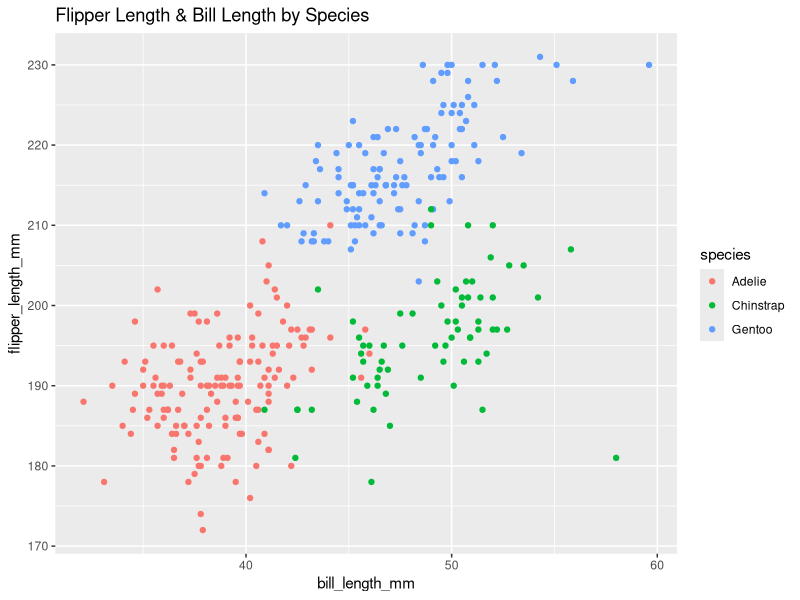
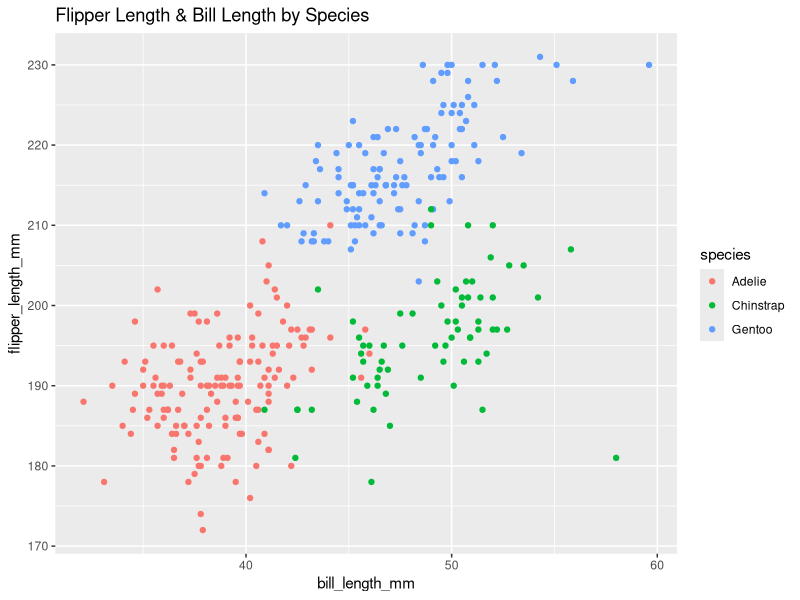

Source code (R) for these figures, in order:
## ---- chunk 1
library(tidyverse)
## ---- chunk 2
prob1_df =
  tibble(
    samp = rnorm(10),
    samp_gt_0 = samp > 0, 
    char_vec = c("a", "b", "c", "d", "e", "f", "g", "h", "i", "j"), 
    factor_vec = factor(c("low", "low", "low", "mod", "mod", "mod", "mod", "high", "high", "high"))
)
## ---- chunk 3
mean(pull(prob1_df, samp))
mean(pull(prob1_df, samp_gt_0))
mean(pull(prob1_df, char_vec))
mean(pull(prob1_df, factor_vec))
## ---- chunk 4
#convert the logical vector to numeric, and multiply the random sample by the result
as.numeric(pull(prob1_df, samp_gt_0)) * (samp = rnorm(10))
#convert the logical vector to a factor, and multiply the random sample by the result
as.factor(pull(prob1_df, samp_gt_0)) * (samp = rnorm(10))
#convert the logical vector to a factor and then convert the result to numeric, and multiply the random sample by the result
as.numeric(as.factor(pull(prob1_df, samp_gt_0))) * (samp = rnorm(10))
## ---- chunk 5
data("penguins", package = "palmerpenguins")
## ---- chunk 6
ggplot(data = penguins, aes(x = bill_length_mm, y = flipper_length_mm, color = species)) + 
  geom_point() + 
  ggtitle("Flipper Length & Bill Length by Species")

ggsave("hw1_scatter_plot.pdf", height = 4, width = 6) 
